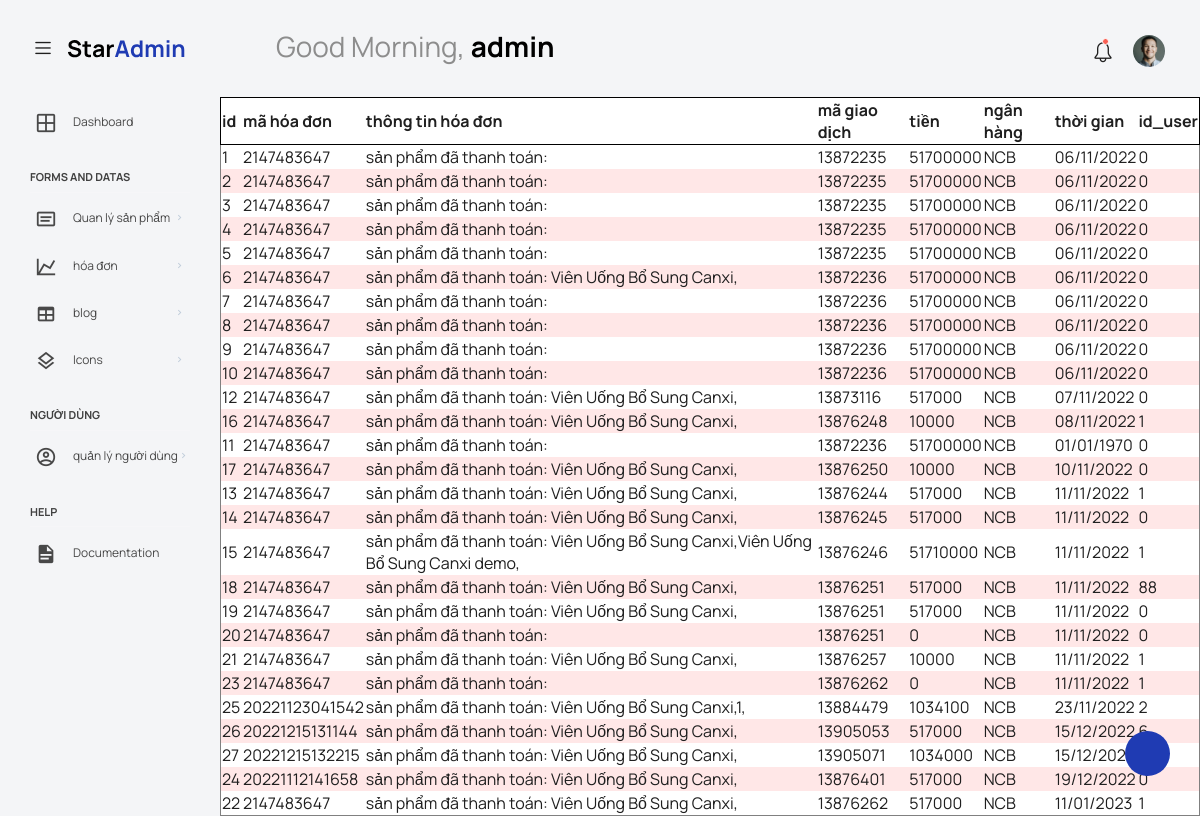
The page /admin/template/pages/hoadon/Ds_hoadon.php (signed in) on the database its author committed.
### tables this page shows
CREATE TABLE `hoadon` (
  `id` int(11) NOT NULL,
  `order_id` varchar(255) DEFAULT NULL,
  `note` varchar(255) DEFAULT NULL,
  `ma_gd` int(11) DEFAULT NULL,
  `money` float DEFAULT NULL,
  `code_bank` varchar(255) DEFAULT NULL,
  `time` varchar(225) DEFAULT NULL,
  `user_id` int(11) NOT NULL
);

### admin/template/pages/hoadon/Ds_hoadon.php (the view, shortened to what this page needs)
<?php
  require("../../../../classes/dbConnection.php");
  if(isset($_SESSION['login']) && isset($_SESSION['username']) && isset($_SESSION['gmail']) )
  {
    if($_SESSION['login']==1)
    {
      $username=$_SESSION['username'];
    }
    else{
      $gmail="";
      $username="";
    }
  }
  if(isset($_POST['search']) && $_POST['search'] !="")
  {
    $search = "where order_id= '".$_POST['search']."'";
  }
  else
  {
    $search="";
  }
  $dbConnection = new dbConnection();
  $conn = $dbConnection->getConnection();
  $sql = "SELECT * FROM hoadon ".$search."  ORDER BY `time` ASC  ";
  $result = $conn->query($sql);
?>
<!DOCTYPE html>
<html lang="en">
<head>
  <link rel="stylesheet" href="../../vendors/feather/feather.css">
  <link rel="stylesheet" href="../../vendors/mdi/css/materialdesignicons.min.css">
  <link rel="stylesheet" href="../../vendors/ti-icons/css/themify-icons.css">
  <link rel="stylesheet" href="../../vendors/typicons/typicons.css">
  <link rel="stylesheet" href="../../vendors/simple-line-icons/css/simple-line-icons.css">
  <link rel="stylesheet" href="../../vendors/css/vendor.bundle.base.css">
  <link rel="stylesheet" href="../../css/vertical-layout-light/style.css">
</head>
<body>
  <div class="container-scroller">
    <nav class="navbar default-layout col-lg-12 col-12 p-0 fixed-top d-flex align-items-top flex-row">
      <div class="text-center navbar-brand-wrapper d-flex align-items-center justify-content-start">
        <div class="me-3">
          <button class="navbar-toggler navbar-toggler align-self-center" type="button" data-bs-toggle="minimize">
            <span class="icon-menu"></span>
          </button>
        </div>
        <div>
          <a class="navbar-brand brand-logo" href="../../../../html/index.php">
            <img src="../../images/logo.svg" alt="logo" />
          </a>
        </div>
      </div>
      <div class="navbar-menu-wrapper d-flex align-items-top">
        <ul class="navbar-nav">
          <li class="nav-item font-weight-semibold d-none d-lg-block ms-0">
            <h1 class="welcome-text">Good Morning, <span class="text-black fw-bold"><?=$username?></span></h1>
          </li>
        </ul>
        <ul class="navbar-nav ms-auto">
          <li class="nav-item">
            <form class="search-form" action="" method="post">
              <i class="icon-search"></i>
              <input type="search" class="form-control" name='search' placeholder="mã hóa đơn" title="Search here">
            </form>
          </li>
          <li class="nav-item dropdown">
            <a class="nav-link count-indicator" id="notificationDropdown" href="#" data-bs-toggle="dropdown">
              <i class="icon-mail icon-lg"></i>
            </a>
          </li>
          <li class="nav-item dropdown">
            <a class="nav-link count-indicator" id="countDropdown" href="#" data-bs-toggle="dropdown"
              aria-expanded="false">
              <i class="icon-bell"></i>
              <span class="count"></span>
            </a>
          </li>
          <li class="nav-item dropdown d-none d-lg-block user-dropdown">
            <a class="nav-link" id="UserDropdown" href="#" data-bs-toggle="dropdown" aria-expanded="false">
              <img class="img-xs rounded-circle" src="../../images/faces/face8.jpg" alt="Profile image"> </a>
          </li>
        </ul>
      </div>
    </nav>
    <div class="container-fluid page-body-wrapper">
      <div class="theme-setting-wrapper">
        <div id="settings-trigger"><i class="ti-settings"></i></div>
      </div>
      <nav class="sidebar sidebar-offcanvas" id="sidebar">
        <ul class="nav">
        <li class="nav-item">
            <a class="nav-link" href="../../index_admin.php">
              <i class="mdi mdi-grid-large menu-icon"></i>
              <span class="menu-title">Dashboard</span>
            </a>
          </li>
          <li class="nav-item nav-category">Forms and Datas</li>
          <li class="nav-item">
            <a class="nav-link" data-bs-toggle="collapse" href="#form-elements" aria-expanded="false"
              aria-controls="form-elements">
              <i class="menu-icon mdi mdi-card-text-outline"></i>
              <span class="menu-title">Quan lý sản phẩm</span>
              <i class="menu-arrow"></i>
            </a>
          </li>
          <li class="nav-item">
            <a class="nav-link" data-bs-toggle="collapse" href="#charts" aria-expanded="false" aria-controls="charts">
              <i class="menu-icon mdi mdi-chart-line"></i>
              <span class="menu-title">hóa đơn</span>
              <i class="menu-arrow"></i>
            </a>
          </li>
          <li class="nav-item">
            <a class="nav-link" data-bs-toggle="collapse" href="#tables" aria-expanded="false" aria-controls="tables">
              <i class="menu-icon mdi mdi-table"></i>
              <span class="menu-title">blog</span>
              <i class="menu-arrow"></i>
            </a>
          </li>
          <li class="nav-item">
            <a class="nav-link" data-bs-toggle="collapse" href="#icons" aria-expanded="false" aria-controls="icons">
              <i class="menu-icon mdi mdi-layers-outline"></i>
              <span class="menu-title">Icons</span>
              <i class="menu-arrow"></i>
            </a>
          </li>
          <li class="nav-item nav-category">người dùng</li>
          <li class="nav-item">
            <a class="nav-link" data-bs-toggle="collapse" href="#auth" aria-expanded="false" aria-controls="auth">
              <i class="menu-icon mdi mdi-account-circle-outline"></i>
              <span class="menu-title">quản lý người dùng</span>
              <i class="menu-arrow"></i>
            </a>
          </li>
          <li class="nav-item nav-category">help</li>
          <li class="nav-item">
            <a class="nav-link" href="http://bootstrapdash.com/demo/star-admin2-free/docs/documentation.html">
              <i class="menu-icon mdi mdi-file-document"></i>
              <span class="menu-title">Documentation</span>
            </a>
          </li>
        </ul>
      </nav>
      <div class="main-panel">
        <table border=1 >
          <tr style=" border: solid 1px black;">
            <th>id</th>
            <th>mã hóa đơn</th>
            <th>thông tin hóa đơn</th>
            <th>mã giao dịch</th>
            <th>tiền</th>
            <th>ngân hàng</th>
            <th>thời gian</th>
            <th>id_user</th>
          </tr>
          <?php
            $cou=0;
            if ($result->num_rows > 0) {
              while ($row = $result->fetch_assoc()) {
                $cou++;
                ?>
                  <tr style="<?php if($cou%2==0){echo "background-color: #ffe7e7";} ?>">
                    <td><?=$row['id']?></td>
                    <td><?=$row['order_id']?></td>
                    <td><?=$row['note']?></td>
                    <td><?=$row['ma_gd']?></td>
                    <td><?=$row['money']?></td>
                    <td><?=$row['code_bank']?></td>
                    <td><?= date("d/m/Y", strtotime($row['time']))?></td>
                    <td><?=$row['user_id']?></td>
                  </tr>
                <?php
              }
            }
          ?>
        </table>
      </div>
    </div>
  </div>
</body>
</html>

### rows shown on the page
hoadon: id "1", order "2147483647", note "sản phẩm đã thanh toán:", ma_gd "13872235", money "51700000", code_bank "NCB", time "06/11/2022", user "0"
hoadon: id "2", order "2147483647", note "sản phẩm đã thanh toán:", ma_gd "13872235", money "51700000", code_bank "NCB", time "06/11/2022", user "0"
hoadon: id "3", order "2147483647", note "sản phẩm đã thanh toán:", ma_gd "13872235", money "51700000", code_bank "NCB", time "06/11/2022", user "0"
hoadon: id "4", order "2147483647", note "sản phẩm đã thanh toán:", ma_gd "13872235", money "51700000", code_bank "NCB", time "06/11/2022", user "0"
hoadon: id "5", order "2147483647", note "sản phẩm đã thanh toán:", ma_gd "13872235", money "51700000", code_bank "NCB", time "06/11/2022", user "0"
hoadon: id "6", order "2147483647", note "sản phẩm đã thanh toán: Viên Uống Bổ Sung Canxi,", ma_gd "13872236", money "51700000", code_bank "NCB", time "06/11/2022", user "0"
hoadon: id "7", order "2147483647", note "sản phẩm đã thanh toán:", ma_gd "13872236", money "51700000", code_bank "NCB", time "06/11/2022", user "0"
hoadon: id "8", order "2147483647", note "sản phẩm đã thanh toán:", ma_gd "13872236", money "51700000", code_bank "NCB", time "06/11/2022", user "0"
hoadon: id "9", order "2147483647", note "sản phẩm đã thanh toán:", ma_gd "13872236", money "51700000", code_bank "NCB", time "06/11/2022", user "0"
hoadon: id "10", order "2147483647", note "sản phẩm đã thanh toán:", ma_gd "13872236", money "51700000", code_bank "NCB", time "06/11/2022", user "0"
hoadon: id "12", order "2147483647", note "sản phẩm đã thanh toán: Viên Uống Bổ Sung Canxi,", ma_gd "13873116", money "517000", code_bank "NCB", time "07/11/2022", user "0"
hoadon: id "16", order "2147483647", note "sản phẩm đã thanh toán: Viên Uống Bổ Sung Canxi,", ma_gd "13876248", money "10000", code_bank "NCB", time "08/11/2022", user "1"
hoadon: id "11", order "2147483647", note "sản phẩm đã thanh toán:", ma_gd "13872236", money "51700000", code_bank "NCB", time "01/01/1970", user "0"
hoadon: id "17", order "2147483647", note "sản phẩm đã thanh toán: Viên Uống Bổ Sung Canxi,", ma_gd "13876250", money "10000", code_bank "NCB", time "10/11/2022", user "0"
hoadon: id "13", order "2147483647", note "sản phẩm đã thanh toán: Viên Uống Bổ Sung Canxi,", ma_gd "13876244", money "517000", code_bank "NCB", time "11/11/2022", user "1"
hoadon: id "14", order "2147483647", note "sản phẩm đã thanh toán: Viên Uống Bổ Sung Canxi,", ma_gd "13876245", money "517000", code_bank "NCB", time "11/11/2022", user "0"
hoadon: id "15", order "2147483647", note "sản phẩm đã thanh toán: Viên Uống Bổ Sung Canxi,Viên Uống Bổ Sung Canxi demo,", ma_gd "13876246", money "51710000", code_bank "NCB", time "11/11/2022", user "1"
hoadon: id "18", order "2147483647", note "sản phẩm đã thanh toán: Viên Uống Bổ Sung Canxi,", ma_gd "13876251", money "517000", code_bank "NCB", time "11/11/2022", user "88"
hoadon: id "19", order "2147483647", note "sản phẩm đã thanh toán: Viên Uống Bổ Sung Canxi,", ma_gd "13876251", money "517000", code_bank "NCB", time "11/11/2022", user "0"
hoadon: id "20", order "2147483647", note "sản phẩm đã thanh toán:", ma_gd "13876251", money "0", code_bank "NCB", time "11/11/2022", user "0"
hoadon: id "21", order "2147483647", note "sản phẩm đã thanh toán: Viên Uống Bổ Sung Canxi,", ma_gd "13876257", money "10000", code_bank "NCB", time "11/11/2022", user "1"
hoadon: id "23", order "2147483647", note "sản phẩm đã thanh toán:", ma_gd "13876262", money "0", code_bank "NCB", time "11/11/2022", user "1"
hoadon: id "25", order "20221123041542", note "sản phẩm đã thanh toán: Viên Uống Bổ Sung Canxi,1,", ma_gd "13884479", money "1034100", code_bank "NCB", time "23/11/2022", user "2"
hoadon: id "26", order "20221215131144", note "sản phẩm đã thanh toán: Viên Uống Bổ Sung Canxi,", ma_gd "13905053", money "517000", code_bank "NCB", time "15/12/2022"
hoadon: id "27", order "20221215132215", note "sản phẩm đã thanh toán: Viên Uống Bổ Sung Canxi,", ma_gd "13905071", money "1034000", code_bank "NCB", time "15/12/2022"
hoadon: id "24", order "20221112141658", note "sản phẩm đã thanh toán: Viên Uống Bổ Sung Canxi,", ma_gd "13876401", money "517000", code_bank "NCB", time "19/12/2022", user "0"
hoadon: id "22", order "2147483647", note "sản phẩm đã thanh toán: Viên Uống Bổ Sung Canxi,", ma_gd "13876262", money "517000", code_bank "NCB", time "11/01/2023", user "1"

### other values the page prints
$username "admin"
